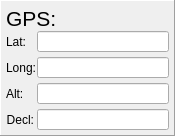
     <widget class="QFrame" name="frame_31">
      <property name="geometry">
       <rect>
        <x>190</x>
        <y>110</y>
        <width>175</width>
        <height>131</height>
       </rect>
      </property>
      <property name="frameShape">
       <enum>QFrame::Panel</enum>
      </property>
      <property name="frameShadow">
       <enum>QFrame::Raised</enum>
      </property>
      <layout class="QVBoxLayout" name="verticalLayout_18">
       <property name="leftMargin">
        <number>5</number>
       </property>
       <property name="topMargin">
        <number>5</number>
       </property>
       <property name="rightMargin">
        <number>5</number>
       </property>
       <property name="bottomMargin">
        <number>5</number>
       </property>
       <item>
        <layout class="QVBoxLayout" name="verticalLayout_17">
         <property name="spacing">
          <number>0</number>
         </property>
         <property name="leftMargin">
          <number>0</number>
         </property>
         <item>
          <widget class="QLabel" name="label_118">
           <property name="font">
            <font>
             <pointsize>16</pointsize>
             <weight>50</weight>
             <bold>false</bold>
            </font>
           </property>
           <property name="text">
            <string>GPS:</string>
           </property>
          </widget>
         </item>
         <item>
          <layout class="QFormLayout" name="formLayout_10">
           <property name="verticalSpacing">
            <number>5</number>
           </property>
           <item row="1" column="0">
            <widget class="QLabel" name="label_115">
             <property name="text">
              <string>Lat:</string>
             </property>
            </widget>
           </item>
           <item row="2" column="0">
            <widget class="QLabel" name="label_116">
             <property name="text">
              <string>Long:</string>
             </property>
            </widget>
           </item>
           <item row="3" column="0">
            <widget class="QLabel" name="label_117">
             <property name="text">
              <string>Alt:</string>
             </property>
            </widget>
           </item>
           <item row="4" column="0">
            <widget class="QLabel" name="label_113">
             <property name="font">
              <font>
               <weight>50</weight>
               <bold>false</bold>
              </font>
             </property>
             <property name="text">
              <string>Decl:</string>
             </property>
             <property name="alignment">
              <set>Qt::AlignRight|Qt::AlignTrailing|Qt::AlignVCenter</set>
             </property>
             <property name="wordWrap">
              <bool>true</bool>
             </property>
            </widget>
           </item>
           <item row="1" column="1">
            <widget class="QLineEdit" name="le_gps_lat_sr">
             <property name="minimumSize">
              <size>
               <width>50</width>
               <height>21</height>
              </size>
             </property>
             <property name="maximumSize">
              <size>
               <width>16777215</width>
               <height>21</height>
              </size>
             </property>
            </widget>
           </item>
           <item row="2" column="1">
            <widget class="QLineEdit" name="le_gps_lon_sr">
             <property name="minimumSize">
              <size>
               <width>0</width>
               <height>21</height>
              </size>
             </property>
            </widget>
           </item>
           <item row="3" column="1">
            <widget class="QLineEdit" name="le_gps_alt_sr">
             <property name="minimumSize">
              <size>
               <width>0</width>
               <height>21</height>
              </size>
             </property>
            </widget>
           </item>
           <item row="4" column="1">
            <widget class="QLineEdit" name="le_gps_dec_sr">
             <property name="minimumSize">
              <size>
               <width>0</width>
               <height>21</height>
              </size>
             </property>
            </widget>
           </item>
          </layout>
         </item>
        </layout>
       </item>
      </layout>
     </widget>
